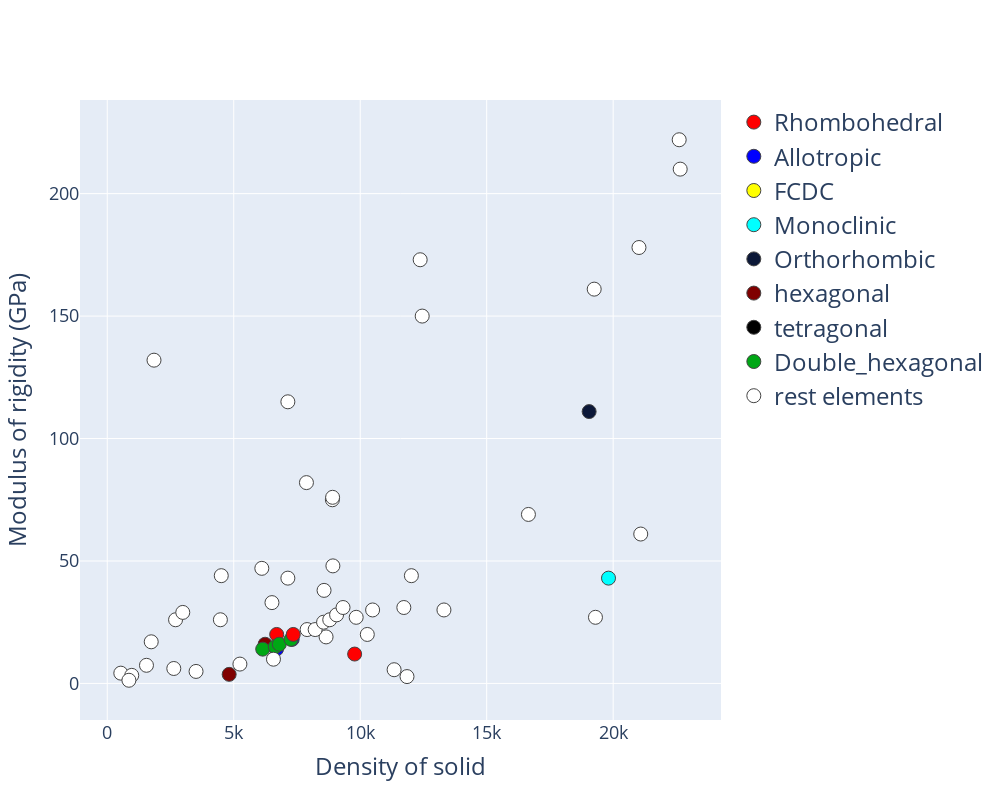

This figure's notebook cell:
### Markdown cell above
## Plot of Modulus of rigidity vs Density of solid

### Code cell
layout0= go.Layout(hovermode = 'x unified',width = 1000, height=800, showlegend=True,
    xaxis= dict(title=go.layout.xaxis.Title(text='Density of solid', font=dict(size=24)), zeroline= False, gridwidth= 1, tickfont=dict(size=18)),
    yaxis= dict(title=go.layout.yaxis.Title(text='Modulus of rigidity (GPa)', font=dict(size=24)), zeroline= False, gridwidth= 1, tickfont=dict(size=18)), 
    legend=dict(font=dict(size=24))) 

# Trace

trace0 = go.Scatter(x = df['density_of_solid'], y = df['rigidity_modulus'], mode = 'markers',
    marker= dict(size= 14, line= dict(width=1), color=colors), 
    text= sample, showlegend = False)


# Empty Traces for Legend
legend1 = go.Scatter(x=[None], y=[None], mode='markers', marker=dict(size=14,  line= dict(width=1),color='red'), name = 'Rhombohedral')
legend2 = go.Scatter(x=[None], y=[None], mode='markers', marker=dict(size=14,  line= dict(width=1),color='blue'), name = 'Allotropic')
legend3 = go.Scatter(x=[None], y=[None], mode='markers', marker=dict(size=14,  line= dict(width=1),color='yellow'), name = 'FCDC')
legend4 = go.Scatter(x=[None], y=[None], mode='markers', marker=dict(size=14,  line= dict(width=1),color='cyan'), name = 'Monoclinic')
legend5 = go.Scatter(x=[None], y=[None], mode='markers', marker=dict(size=14,  line= dict(width=1),color='rgb(12,24,56)'), name = 'Orthorhombic')
legend6 = go.Scatter(x=[None], y=[None], mode='markers', marker=dict(size=14,  line= dict(width=1),color='maroon'), name = 'hexagonal')
legend7 = go.Scatter(x=[None], y=[None], mode='markers', marker=dict(size=14,  line= dict(width=1),color='black'), name = 'tetragonal')
legend8 = go.Scatter(x=[None], y=[None], mode='markers', marker=dict(size=14,  line= dict(width=1),color='rgb(0,167,21)'), name = 'Double_hexagonal')
legend9 = go.Scatter(x=[None], y=[None], mode='markers', marker=dict(size=14,  line= dict(width=1),color='white'), name = 'rest elements')


data = [trace0, legend1, legend2, legend3, legend4, legend5, legend6, legend7,legend8, legend9]

fig= go.Figure(data, layout=layout0)
iplot(fig)

### Figure 1 — Plotly figure (JSON) as saved in the notebook; plotly's stock layout.template omitted (floating-point values rounded to 4 significant figures)
{"data": [{"marker": {"color": ["white", "white", "white", "white", "red", "blue", "white", "white", "white", "white", "white", "white", "white", "yellow", "white", "rgb(12,24,56)", "white", "white", "white", "white", "white", "white", "white", "white", "white", "white", "white", "white", "white", "white", "rgb(12,24,56)", "yellow", "red", "maroon", "white", "white", "white", "white", "white", "white", "white", "white", "white", "white", "white", "white", "white", "white", "black", "blue", "red", "maroon", "rgb(12,24,56)", "white", "white", "white", "white", "white", "white", "white", "white", "white", "white", "white", "white", "white", "white", "red", "rgb(0,167,21)", "blue", "rgb(0,167,21)", "rgb(0,167,21)", "rgb(0,167,21)", "red", "white", "white", "white", "white", "white", "white", "white", "white", "white", "white", "white", "black", "rgb(12,24,56)", "rgb(12,24,56)", "cyan"], "line": {"width": 1}, "size": 14}, "mode": "markers", "showlegend": false, "text": ["Mn", "Al", "Cr", "Co", "W"], "type": "scatter", "x": [null, null, 535, 1848, 2460, 2267, null, null, null, null, 968, 1738, 2700, 2330, 1823, 1960, null, null, 856, 1550, 2985, 4507, 6110, 7140, 7470, 7874, 8900, 8908, 8920, 7140, 5904, 5323, 5727, 4819, null, null, 1532, 2630, 4472, 6511, 8570, 10280, 11500, 12370, 12450, 12023, 10490, 8650, 7310, 7310, 6697, 6240, 4940, null, 1879, 3510, 13310, 16650, 19250, 21020, 22610, 22650, 21090, 19300, null, 11850, 11340, 9780, 6146, 6689, 6640, 6800, 7264, 7353, 5244, 7901, 8219, 8551, 8795, 9066, 9321, 6570, 9841, 10070, 11724, 15370, 19050, 20450, 19816], "y": [null, null, 4.2, 132, null, null, null, null, null, null, 3.3, 17, 26, null, null, null, null, null, 1.3, 7.4, 29, 44, 47, 115, null, 82, 75, 76, 48, 43, null, null, null, 3.7, null, null, null, 6.1, 26, 33, 38, 20, null, 173, 150, 44, 30, 19, null, 18, 20, 16, null, null, null, 4.9, 30, 69, 161, 178, 222, 210, 61, 27, null, 2.8, 5.6, 12, 14, 14, 15, 16, 18, 20, 7.9, 22, 22, 25, 26, 28, 31, 9.9, 27, null, 31, null, 111, null, 43]}, {"marker": {"color": "red", "line": {"width": 1}, "size": 14}, "mode": "markers", "name": "Rhombohedral", "type": "scatter", "x": [null], "y": [null]}, {"marker": {"color": "blue", "line": {"width": 1}, "size": 14}, "mode": "markers", "name": "Allotropic", "type": "scatter", "x": [null], "y": [null]}, {"marker": {"color": "yellow", "line": {"width": 1}, "size": 14}, "mode": "markers", "name": "FCDC", "type": "scatter", "x": [null], "y": [null]}, {"marker": {"color": "cyan", "line": {"width": 1}, "size": 14}, "mode": "markers", "name": "Monoclinic", "type": "scatter", "x": [null], "y": [null]}, {"marker": {"color": "rgb(12,24,56)", "line": {"width": 1}, "size": 14}, "mode": "markers", "name": "Orthorhombic", "type": "scatter", "x": [null], "y": [null]}, {"marker": {"color": "maroon", "line": {"width": 1}, "size": 14}, "mode": "markers", "name": "hexagonal", "type": "scatter", "x": [null], "y": [null]}, {"marker": {"color": "black", "line": {"width": 1}, "size": 14}, "mode": "markers", "name": "tetragonal", "type": "scatter", "x": [null], "y": [null]}, {"marker": {"color": "rgb(0,167,21)", "line": {"width": 1}, "size": 14}, "mode": "markers", "name": "Double_hexagonal", "type": "scatter", "x": [null], "y": [null]}, {"marker": {"color": "white", "line": {"width": 1}, "size": 14}, "mode": "markers", "name": "rest elements", "type": "scatter", "x": [null], "y": [null]}], "layout": {"height": 800, "hovermode": "x unified", "legend": {"font": {"size": 24}}, "showlegend": true, "width": 1000, "xaxis": {"gridwidth": 1, "tickfont": {"size": 18}, "title": {"font": {"size": 24}, "text": "Density of solid"}, "zeroline": false}, "yaxis": {"gridwidth": 1, "tickfont": {"size": 18}, "title": {"font": {"size": 24}, "text": "Modulus of rigidity (GPa)"}, "zeroline": false}}}
